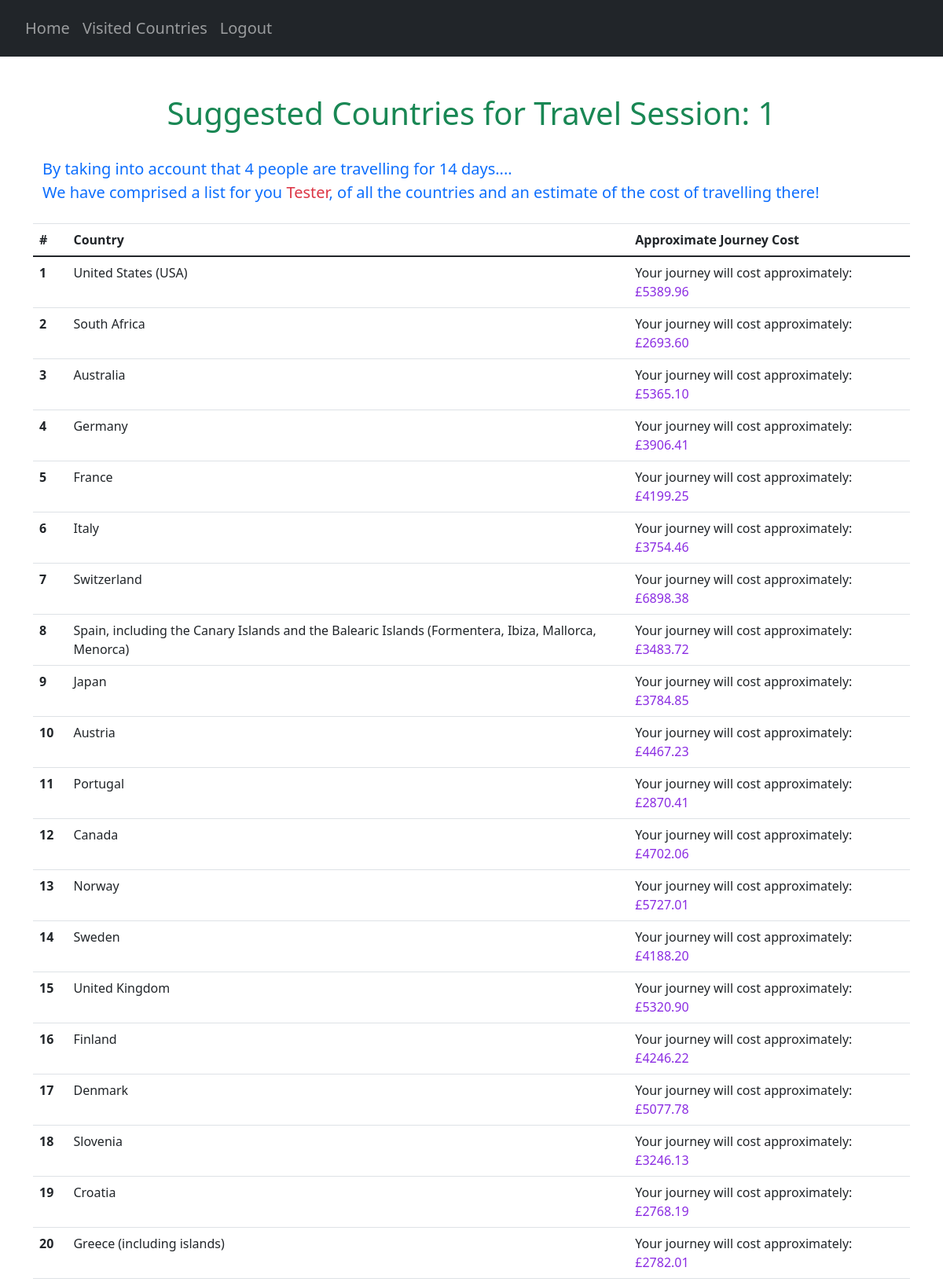
Page /suggestions/1 (signed in, upper part) on the committed database.
### website/models.py (models this page shows)
class User(db.Model, UserMixin):
    id = db.Column(db.Integer, primary_key=True)
    email = db.Column(db.String(150), unique=True)
    password = db.Column(db.String(150))
    first_name = db.Column(db.String(150))
    countries = db.relationship('UserCountry')
    travel_score = db.relationship('UserTravelScore')

class Country(db.Model):
    country_code = db.Column(db.String(3), primary_key=True)
    country_name = db.Column(db.String(150), unique=True)

### website/views.py (the view)
@views.route("/suggestions/<travelID>", methods=["GET"])
@login_required
def suggestions(travelID):
    countries = Country.query.all()
    AllCountries = {}
    for country in countries:
        AllCountries[country.country_code] = country.country_name
    user_travel_details = []
    try:
        ranked_countries = userCountryScore(travelID, AllCountries)
        ranked_countries_UF = list(map(lambda x: (AllCountries[x[0]], x[1], x[2]), ranked_countries))
        current_travel = UserTravelScore.query.get((current_user.id, travelID))
        num_travellers = current_travel.num_travellers
        travelling_time = current_travel.travelling_time
        user_travel_details.append(travelID)
        user_travel_details.append(num_travellers)
        user_travel_details.append(travelling_time)
        return render_template("suggestions.html",
                               user=current_user,
                               best_countries=ranked_countries_UF,
                               user_travel=user_travel_details)
    except (AttributeError):
        print("ERROR", traceback.format_exc())
        user_travel_details.append(0)
        user_travel_details.append(1)
        return redirect(url_for('views.noTravel'))

### website/__init__.py (called while the page is built)
def create_app():
    app = Flask(__name__)
    app.config['SECRET_KEY'] = 'pog'
    app.config['SQLALCHEMY_DATABASE_URI'] = f'sqlite:///{DB_NAME}'
    db.init_app(app)
    from .views import views
    from .auth import auth
    app.register_blueprint(views, url_prefix='/')
    app.register_blueprint(auth, url_prefix='/')
    from .models import User, Country, UserCountry, Safety, Cost, CulturalValue, CovidRestrictions
    create_database(app)
    login_manager = LoginManager()
    login_manager.login_view = 'auth.login'
    login_manager.init_app(app)
    @login_manager.user_loader
    def load_user(id):
        return User.query.get(int(id))
    return app

### website/questionHandler.py (called while the page is built)
def doesUserWantThisCountry(countryCode):
    countries = UserCountry.query.all()
    users_countries = []
    for country in countries:
        if country.user_id == current_user.id:
            users_countries.append(country.country_code)
    for country in users_countries:
        if countryCode in users_countries:
            return True
        else:
            return False

def filterPrevCountries(codes, travelID):
    try:
        current_travel = UserTravelScore.query.get((current_user.id, travelID))
    except (sqlite3.IntegrityError, sqlalchemy.exc.IntegrityError) as e:
        print(e)
    prev_countries = getattr(current_travel, "prev_countries")
    if prev_countries == True:
        return codes
    else:
        suggestionsStream = filter(lambda x:not(doesUserWantThisCountry(x)), codes)
        suggestionsStream = list(suggestionsStream)
        return suggestionsStream

def userCountryScore(travelID, countryCodes):
    try:
        current_travel = UserTravelScore.query.get((current_user.id, travelID))
    except (sqlite3.IntegrityError, sqlalchemy.exc.IntegrityError) as e:
        print(e)
    prev_countries = getattr(current_travel, "prev_countries")
    try:
        calculateCountryScores(travelID, countryCodes)
    except ValueError:
        pass
    sortedCountries = sortCountries(travelID)
    return sortedCountries

### website/templates/suggestions.html (shortened to what this page needs)
{% extends "base.html" %} {% block title %}Countries{% endblock %}
{% block content %}
<div class="container pt-5">
    <h1 align="center"><span class="text-success">Suggested Countries for Travel Session: {{ user_travel[0] }}</span></h1>
    <p class="pt-4 pb-2 text-primary" id="user-countries-header">
        By taking into account that {{ user_travel[1] }} people are travelling for {{ user_travel[2] }} days....<br>
        We have comprised a list for you <span class="text-danger">{{ current_user.first_name }}</span>,
        of all the countries and an estimate of the cost of travelling there!
    </p>
</div>
<table class="table">
    <thead>
        <tr>
            <th scope="col">#</th>
            <th scope="col">Country</th>
            <th scope="col">Approximate Journey Cost</th>
        </tr>
    </thead>
    <tbody>
        {% for country in best_countries %}
        {% set countryName = country[0] %}
        {% set countryDict = country[2] %}
        {% for roughCostText, roughCost in countryDict.items() %}
            <tr>
                <th scope="row">{{ country[1] }}</th>
                <td>{{ countryName }}</td>
                <td>{{ roughCostText }}: <span class="cost-number">£{{ roughCost}}</span></td>
            </tr>
        {% endfor %}
        {% endfor %}
    </tbody>
</table>
{% endblock %}

### website/templates/base.html (shortened to what this page needs)
<!DOCTYPE html>
<html>
    <head>
        <link
            rel="stylesheet"
            href="https://stackpath.bootstrapcdn.com/bootstrap/4.4.1/css/bootstrap.min.css"
        />
        <link
            rel="stylesheet"
            href="https://stackpath.bootstrapcdn.com/font-awesome/4.7.0/css/font-awesome.min.css"
        />
        <link rel="stylesheet" href="https://cdn.jsdelivr.net/npm/bootstrap-icons@1.3.0/font/bootstrap-icons.css">
        <link href="https://cdn.jsdelivr.net/npm/bootstrap@5.0.2/dist/css/bootstrap.min.css"
              rel="stylesheet"
        />
        <link href="https://cdn.jsdelivr.net/npm/tom-select@2.0.0-rc.4/dist/css/tom-select.css" rel="stylesheet">
        <script type="text/javascript" src="https://cdnjs.cloudflare.com/ajax/libs/jquery/3.1.1/jquery.min.js"></script>        <link rel="stylesheet" type="text/css" href="/static/extra.css">
    </head>
    <body>
        <section>
            <nav class="navbar navbar-expand-lg bg-dark navbar-dark py-3 ">
                <div class="collapse navbar-collapse" id="navbar">
                    <div class="navbar-nav pl-2 h5">
                        <ul class="navbar-nav">
                            {% if user.is_authenticated %}
                            <li class="nav-item">
                                <a class="nav-link" id="home" href="/">Home</a>
                            </li>
                            <li class="nav-item">
                                <a class="nav-link" id="prev-countries" href="/countries">Visited Countries</a>
                            </li>
                            <li class="nav-item">
                                <a class="nav-link" id="logout" href="/logout">Logout</a>
                            </li>
                            {% endif %}
                        </ul>
                    </div>
                </div>
            </nav>
        </section>
        {% if request.url == "http://127.0.0.1:5000/" %}
            {% block homepage %}
            {% endblock %}
        {% elif request.url == "http://127.0.0.1:5000/countries" %}
            {% block countriespage %}
            {% endblock %}
        {% else %}
            <div class="container" id="main">
            {% block content %}
            {% endblock %}
            </div>
        {% endif %}
    </body>
</html>

### website/static/extra.css (style rules this page uses)
.cost-number { color: blueviolet; }
#user-countries-header { font-size: 20px; }

### rows in the picture
User: first_name "Tester"
Country: country "1", countryDict "United States (USA)", countryDict "Your journey will cost approximately", countryDict "5389.96"
Country: country "2", countryDict "South Africa", countryDict "Your journey will cost approximately", countryDict "2693.60"
Country: country "3", countryDict "Australia", countryDict "Your journey will cost approximately", countryDict "5365.10"
Country: country "4", countryDict "Germany", countryDict "Your journey will cost approximately", countryDict "3906.41"
Country: country "5", countryDict "France", countryDict "Your journey will cost approximately", countryDict "4199.25"
Country: country "6", countryDict "Italy", countryDict "Your journey will cost approximately", countryDict "3754.46"
Country: country "7", countryDict "Switzerland", countryDict "Your journey will cost approximately", countryDict "6898.38"
Country: country "8", countryDict "Spain, including the Canary Islands and the Balearic Islands (Formentera, Ibiza, Mallorca, Menorca)", countryDict "Your journey will cost approximately", countryDict "3483.72"
Country: country "9", countryDict "Japan", countryDict "Your journey will cost approximately", countryDict "3784.85"
Country: country "10", countryDict "Austria", countryDict "Your journey will cost approximately", countryDict "4467.23"
Country: country "11", countryDict "Portugal", countryDict "Your journey will cost approximately", countryDict "2870.41"
Country: country "12", countryDict "Canada", countryDict "Your journey will cost approximately", countryDict "4702.06"
Country: country "13", countryDict "Norway", countryDict "Your journey will cost approximately", countryDict "5727.01"
Country: country "14", countryDict "Sweden", countryDict "Your journey will cost approximately", countryDict "4188.20"
Country: country "15", countryDict "United Kingdom", countryDict "Your journey will cost approximately", countryDict "5320.90"
Country: country "16", countryDict "Finland", countryDict "Your journey will cost approximately", countryDict "4246.22"
Country: country "17", countryDict "Denmark", countryDict "Your journey will cost approximately", countryDict "5077.78"
Country: country "18", countryDict "Slovenia", countryDict "Your journey will cost approximately", countryDict "3246.13"
Country: country "19", countryDict "Croatia", countryDict "Your journey will cost approximately", countryDict "2768.19"
Country: country "20", countryDict "Greece (including islands)", countryDict "Your journey will cost approximately", countryDict "2782.01"

### other values in the picture
{{ user_travel[0] }} "1"
{{ user_travel[1] }} "4"
{{ user_travel[2] }} "14"
